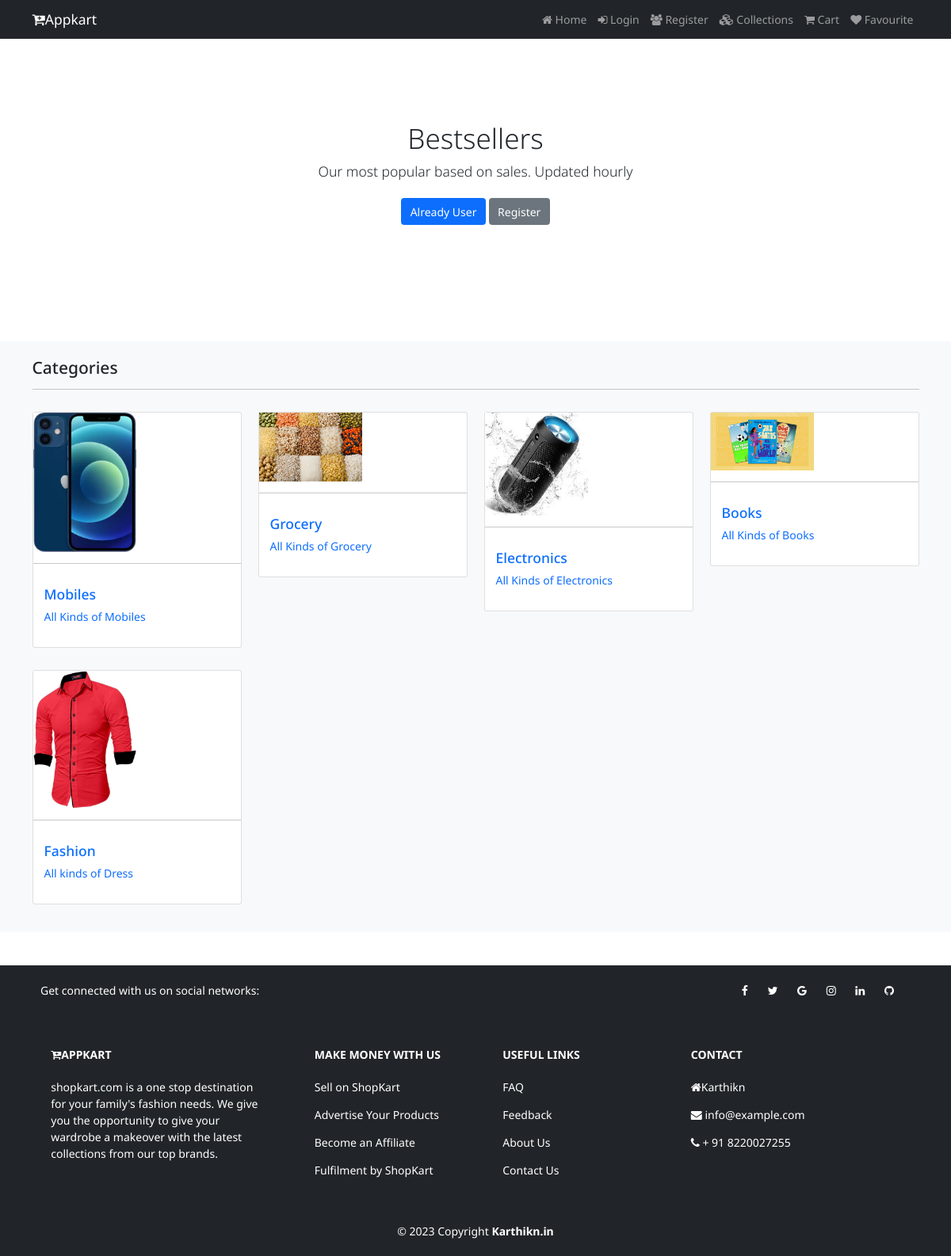
The page /collections on the database its author committed.
### Myapp/models.py (models this page shows)
class Category(models.Model):
	name=models.CharField(max_length=150,null=False,blank=False)
	image=models.ImageField(upload_to=getFileName,null=True,blank=True)
	description=models.TextField(max_length=500,null=False,blank=False)
	status=models.BooleanField(default=False,help_text="0-show,1-Hidden")
	created_at=models.DateTimeField(auto_now_add=True)

### Myapp/views.py (the view)
# urls.py: path('collections',views.collections,name="collections"),
def collections(request):
	category=Category.objects.filter(status=0)
	return render(request,"shop/collections.html",{"category":category})

### Myapp/templates/shop/collections.html (shortened to what this page needs)
{% extends 'shop/layouts/main.html' %}
{% block content %}
  <section class="py-5 text-center container" style="margin-top: 70px;">
    <div class="row py-lg-5">
      <div class="col-lg-6 col-md-8 mx-auto">
        <h1 class="fw-light">Bestsellers</h1>
          <p class="lead tetx-muted">Our most popular based on sales. Updated hourly</p>
          <p>
            <a href="" class="btn btn-primary my-2">Already User</a>
            <a href="" class="btn btn-secondary my-2">Register</a>
          </p>
      </div>
    </div>
</section>
<section class="bg-light py-4 my-5">
  <div class="container">
    <div class="row">
      <div class="col-12">
        <h4 class="mb-3">Categories</h4>
        <hr style="border-color: #b8bfc2;">
      </div>
      {% for item in category %}
      <div class="col-md-4 col-lg-3">
        <div class="card my-3">
          <img src="{{item.image.url}}" class="card-image-top" alt="Categories" width="130px"><hr>
          <a href="{% url 'collections' item.name %}">
          <div class="card-body">
            <h5 class="card-title text-primary">{{ item.name }}</h5>
            <p class="card-tetx">{{ item.description }}</p>
          </div>
        </a>
        </div>
      </div>
      {% endfor %}
    </div>
  </div>
</section>
{% endblock content %}

### static/css/style.css (style rules this page uses)
html { font-size: 14px; }
body { font-family: 'Noto Sans', sans-serif; }
a { text-decoration: none; }

### rows shown on the page
Category: image (picture), name "Mobiles", description "All Kinds of Mobiles"
Category: image (picture), name "Grocery", description "All Kinds of Grocery"
Category: image (picture), name "Electronics", description "All Kinds of Electronics"
Category: image (picture), name "Books", description "All Kinds of Books"
Category: image (picture), name "Fashion", description "All kinds of Dress"
